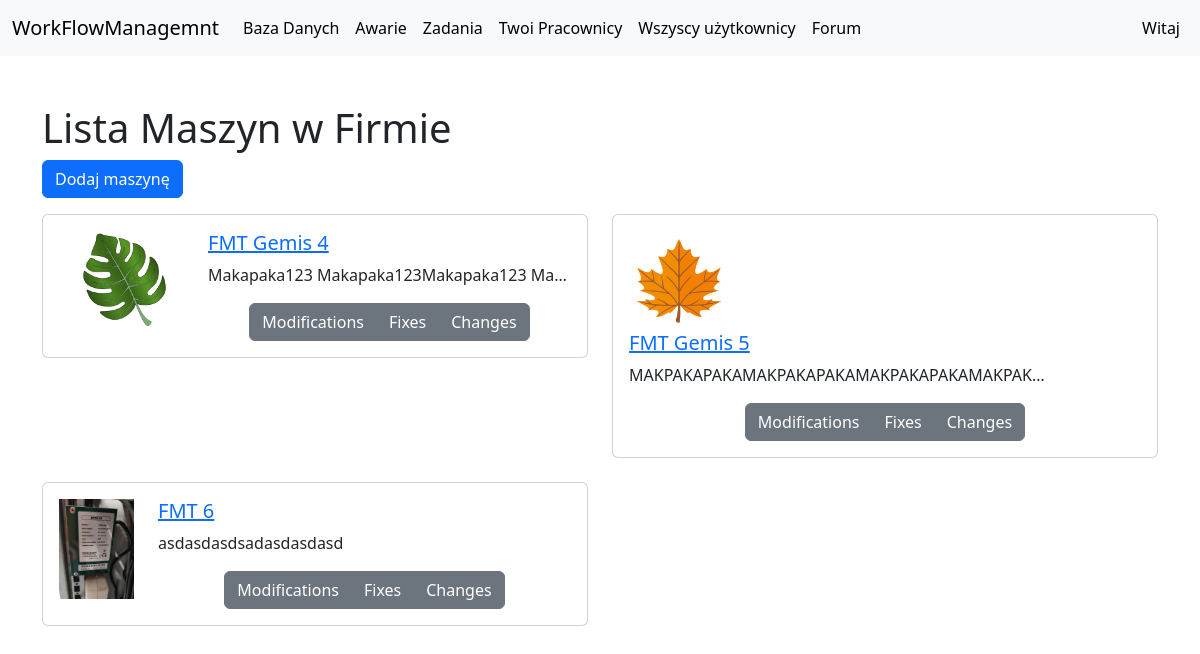
Screenshot of /database/ with the database file from the repository.
### base/models.py (models this page shows, shortened)
class MachineDatabase(models.Model):
    name = models.CharField(max_length=255)
    description = models.TextField(blank=True, null=True)
    image = models.ImageField(blank=True, null=True, upload_to='machines_images/')
    documentations = models.TextField(blank=True, null=True)

### database/views.py (the view)
# urls.py: path('', MachinesListView.as_view(), name='database'),
class MachinesListView(ListView):
    template_name = 'database/machines_list.html'
    model = MachineDatabase
    context_object_name = 'machines'
    def get_queryset(self):
        return MachineDatabase.objects.all()

### base/context_processors.py (called while the page is built)
def group_names_processor(request):
    if request.user.is_authenticated:
        group_names = [group.name for group in request.user.groups.all()]
    else:
        group_names = []
    return {'group_names': group_names}

### database/templates/database/machines_list.html (shortened to what this page needs)
{% extends 'base/base.html' %}
{% block content %}
<div class="container">
    <h1 class="mt-5">Lista Maszyn w Firmie</h1>
    <p><a href="{% url 'database:create_machine' %}" class="btn btn-primary">Dodaj maszynę</a></p>
    <div class="row">
        {% for machine in machines %}
        <div class="col-md-6 mb-4">
            <div class="card">
                <div class="card-body">
                    <div class="row">
                        <div class="col-auto">
                            {% if machine.image %}
                            <img src="{{ machine.image.url }}" alt="{{ machine.name }}" class="img-fluid" style="max-height: 100px;">
                            {% else %}
                            <div class="placeholder-image" style="width: 100px; height: 100px; background-color: #ccc;"></div>
                            {% endif %}
                        </div>
                        <div class="col">
                            <h5 class="card-title">
                                <a href="{% url 'database:machine_detail' pk=machine.pk %}">{{ machine.name }}</a>
                            </h5>
                            <p class="card-text">{{ machine.description|truncatechars:40 }}</p>
                            <div class="d-flex justify-content-center">
                                <div class="btn-group" role="group" aria-label="Machine Actions">
                                    <a href="{% url 'database:machine_modification_list' pk=machine.pk %}" class="btn btn-secondary">Modifications</a>
                                    <a href="{% url 'database:fixes_list' pk=machine.pk %}" class="btn btn-secondary">Fixes</a>
                                    <a href="{% url 'database:changes_list' pk=machine.pk %}" class="btn btn-secondary">Changes</a>
                                </div>
                            </div>
                        </div>
                    </div>
                </div>
            </div>
        </div>
        {% empty %}
        <p class="col">Nie ma żadnych maszyn do wyświetlenia</p>
        {% endfor %}
    </div>
</div>
{% endblock %}

### base/static/base/style.css (style rules this page uses)
:root { --bs-table-bg: #ffffff; --bs-body-bg: #ffffff; }

### rows the page displays
MachineDatabase: image (picture), name "FMT Gemis 4", description "Makapaka123 Makapaka123Makapaka123 Ma…"
MachineDatabase: image (picture), name "FMT Gemis 5", description "MAKPAKAPAKAMAKPAKAPAKAMAKPAKAPAKAMAKPAK…"
MachineDatabase: image (picture), name "FMT 6", description "asdasdasdsadasdasdasd"
